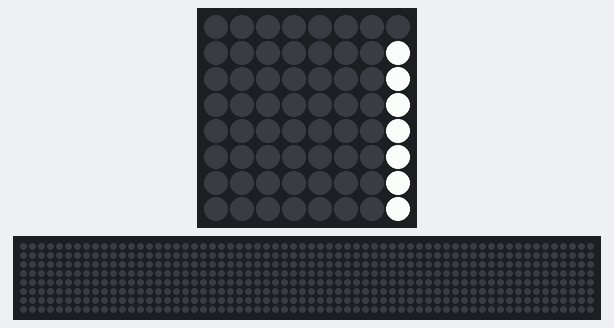
The program below on a simulated Raspberry Pi (BCM pin numbers) with a Sense HAT. On the bench: the Sense HAT's 8×8 RGB LED matrix, a strip that is not on the board, showing the scrolling text unrolled. The 64×8 strip is a reading aid, not a part: it shows the text the matrix is scrolling, unrolled, one strip-width of it at a time.

Above: at 0.17 s.
At 7.52 s:
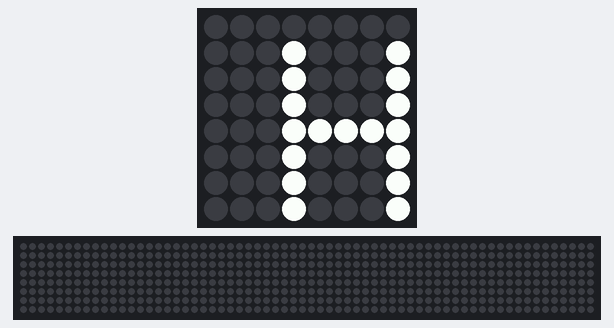
At 14.16 s:
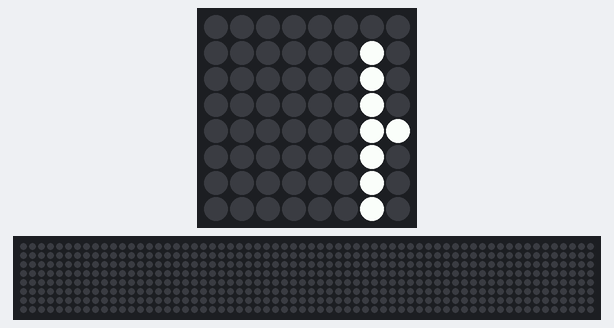
At 20.81 s:
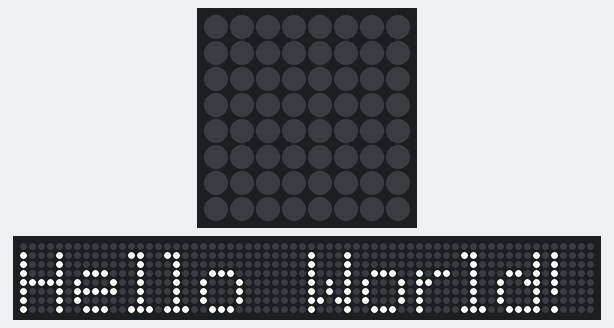
At 30.38 s:
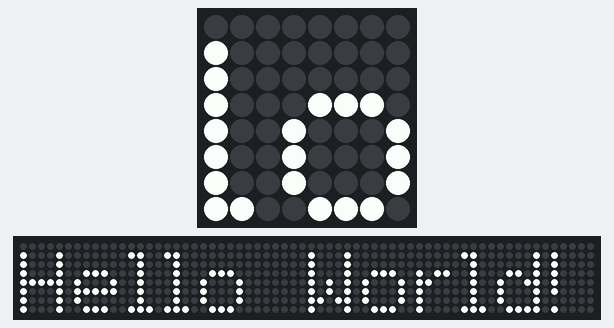
At 39.94 s:
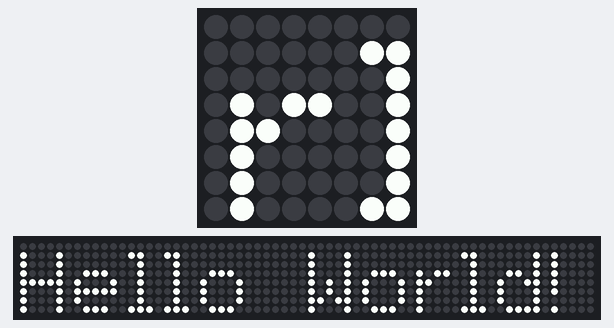

The program:

HelloWorld.py
```python
# Basic "Hello world" program to scroll text on the LED matrix

from sense_hat import SenseHat
sense = SenseHat()


# Scroll the message 20 times

for i in range(20):
    sense.show_message("Hello World!")
```
